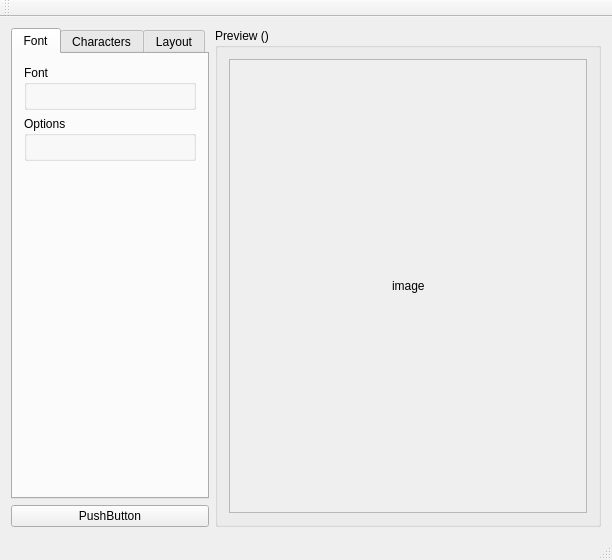
<?xml version="1.0" encoding="UTF-8"?>
<!--
/**
 * Copyright (c) 2010-2010 Andrey AndryBlack Kunitsyn
 * email:support.andryblack@gmail.com
 *
 * Report bugs and download new versions at http://code.google.com/p/fontbuilder
 *
 * This software is distributed under the MIT License.
 *
 * Permission is hereby granted, free of charge, to any person
 * obtaining a copy of this software and associated documentation
 * files (the "Software"), to deal in the Software without
 * restriction, including without limitation the rights to use,
 * copy, modify, merge, publish, distribute, sublicense, and/or sell
 * copies of the Software, and to permit persons to whom the
 * Software is furnished to do so, subject to the following
 * conditions:
 *
 * The above copyright notice and this permission notice shall be
 * included in all copies or substantial portions of the Software.
 *
 * THE SOFTWARE IS PROVIDED "AS IS", WITHOUT WARRANTY OF ANY KIND,
 * EXPRESS OR IMPLIED, INCLUDING BUT NOT LIMITED TO THE WARRANTIES
 * OF MERCHANTABILITY, FITNESS FOR A PARTICULAR PURPOSE AND
 * NONINFRINGEMENT. IN NO EVENT SHALL THE AUTHORS OR COPYRIGHT
 * HOLDERS BE LIABLE FOR ANY CLAIM, DAMAGES OR OTHER LIABILITY,
 * WHETHER IN AN ACTION OF CONTRACT, TORT OR OTHERWISE, ARISING
 * FROM, OUT OF OR IN CONNECTION WITH THE SOFTWARE OR THE USE OR
 * OTHER DEALINGS IN THE SOFTWARE.
 */

-->
<ui version="4.0">
 <class>FontBuilder</class>
 <widget class="QMainWindow" name="FontBuilder">
  <property name="geometry">
   <rect>
    <x>0</x>
    <y>0</y>
    <width>612</width>
    <height>560</height>
   </rect>
  </property>
  <property name="windowTitle">
   <string>FontBuilder</string>
  </property>
  <widget class="QWidget" name="centralWidget">
   <layout class="QHBoxLayout" name="horizontalLayout" stretch="0,5">
    <item>
     <layout class="QVBoxLayout" name="verticalLayout">
      <item>
       <widget class="QTabWidget" name="tabWidget">
        <property name="currentIndex">
         <number>0</number>
        </property>
        <widget class="QWidget" name="tab">
         <attribute name="title">
          <string>Font</string>
         </attribute>
         <layout class="QVBoxLayout" name="verticalLayout_2">
          <item>
           <widget class="QGroupBox" name="groupBox_3">
            <property name="sizePolicy">
             <sizepolicy hsizetype="Preferred" vsizetype="Minimum">
              <horstretch>0</horstretch>
              <verstretch>0</verstretch>
             </sizepolicy>
            </property>
            <property name="title">
             <string>Font</string>
            </property>
            <layout class="QHBoxLayout" name="horizontalLayout_2">
             <item>
              <widget class="FontSelectFrame" name="frameFontSelect">
               <property name="sizePolicy">
                <sizepolicy hsizetype="Preferred" vsizetype="Minimum">
                 <horstretch>0</horstretch>
                 <verstretch>0</verstretch>
                </sizepolicy>
               </property>
               <property name="frameShape">
                <enum>QFrame::StyledPanel</enum>
               </property>
               <property name="frameShadow">
                <enum>QFrame::Raised</enum>
               </property>
              </widget>
             </item>
            </layout>
           </widget>
          </item>
          <item>
           <widget class="QGroupBox" name="groupBox">
            <property name="title">
             <string>Options</string>
            </property>
            <layout class="QVBoxLayout" name="verticalLayout_3">
             <item>
              <widget class="FontOptionsFrame" name="frameFontOptions">
               <property name="frameShape">
                <enum>QFrame::StyledPanel</enum>
               </property>
               <property name="frameShadow">
                <enum>QFrame::Raised</enum>
               </property>
              </widget>
             </item>
            </layout>
           </widget>
          </item>
          <item>
           <spacer name="verticalSpacer">
            <property name="orientation">
             <enum>Qt::Vertical</enum>
            </property>
            <property name="sizeHint" stdset="0">
             <size>
              <width>20</width>
              <height>40</height>
             </size>
            </property>
           </spacer>
          </item>
         </layout>
        </widget>
        <widget class="QWidget" name="tab_2">
         <attribute name="title">
          <string>Characters</string>
         </attribute>
         <layout class="QVBoxLayout" name="verticalLayout_4">
          <item>
           <widget class="CharactersFrame" name="frameCharacters">
            <property name="frameShape">
             <enum>QFrame::StyledPanel</enum>
            </property>
            <property name="frameShadow">
             <enum>QFrame::Raised</enum>
            </property>
           </widget>
          </item>
         </layout>
        </widget>
        <widget class="QWidget" name="tab_Layout">
         <attribute name="title">
          <string>Layout</string>
         </attribute>
         <layout class="QVBoxLayout" name="verticalLayout_5">
          <item>
           <widget class="QLabel" name="label">
            <property name="text">
             <string>Layout engine</string>
            </property>
           </widget>
          </item>
          <item>
           <widget class="QComboBox" name="comboBoxLayouter"/>
          </item>
          <item>
           <widget class="LayoutConfigFrame" name="frameLayoutConfig">
            <property name="frameShape">
             <enum>QFrame::StyledPanel</enum>
            </property>
            <property name="frameShadow">
             <enum>QFrame::Raised</enum>
            </property>
           </widget>
          </item>
          <item>
           <spacer name="verticalSpacer_2">
            <property name="orientation">
             <enum>Qt::Vertical</enum>
            </property>
            <property name="sizeHint" stdset="0">
             <size>
              <width>20</width>
              <height>40</height>
             </size>
            </property>
           </spacer>
          </item>
         </layout>
        </widget>
       </widget>
      </item>
      <item>
       <widget class="QPushButton" name="pushButton">
        <property name="text">
         <string>PushButton</string>
        </property>
        <property name="flat">
         <bool>false</bool>
        </property>
       </widget>
      </item>
     </layout>
    </item>
    <item>
     <widget class="QGroupBox" name="groupBoxPreview">
      <property name="title">
       <string>Preview ()</string>
      </property>
      <layout class="QVBoxLayout" name="verticalLayout_6">
       <item>
        <widget class="QScrollArea" name="scrollArea">
         <property name="widgetResizable">
          <bool>true</bool>
         </property>
         <widget class="QWidget" name="scrollAreaWidgetContents">
          <property name="geometry">
           <rect>
            <x>0</x>
            <y>0</y>
            <width>356</width>
            <height>423</height>
           </rect>
          </property>
          <layout class="QGridLayout" name="gridLayout">
           <item row="1" column="1">
            <widget class="QLabel" name="label_Image">
             <property name="autoFillBackground">
              <bool>true</bool>
             </property>
             <property name="frameShape">
              <enum>QFrame::NoFrame</enum>
             </property>
             <property name="lineWidth">
              <number>2</number>
             </property>
             <property name="text">
              <string>image</string>
             </property>
            </widget>
           </item>
           <item row="2" column="1">
            <spacer name="verticalSpacer_3">
             <property name="orientation">
              <enum>Qt::Vertical</enum>
             </property>
             <property name="sizeHint" stdset="0">
              <size>
               <width>20</width>
               <height>40</height>
              </size>
             </property>
            </spacer>
           </item>
           <item row="1" column="2">
            <spacer name="horizontalSpacer">
             <property name="orientation">
              <enum>Qt::Horizontal</enum>
             </property>
             <property name="sizeHint" stdset="0">
              <size>
               <width>40</width>
               <height>20</height>
              </size>
             </property>
            </spacer>
           </item>
           <item row="0" column="2">
            <spacer name="verticalSpacer_4">
             <property name="orientation">
              <enum>Qt::Vertical</enum>
             </property>
             <property name="sizeHint" stdset="0">
              <size>
               <width>20</width>
               <height>40</height>
              </size>
             </property>
            </spacer>
           </item>
           <item row="1" column="0">
            <spacer name="horizontalSpacer_2">
             <property name="orientation">
              <enum>Qt::Horizontal</enum>
             </property>
             <property name="sizeHint" stdset="0">
              <size>
               <width>40</width>
               <height>20</height>
              </size>
             </property>
            </spacer>
           </item>
          </layout>
         </widget>
        </widget>
       </item>
      </layout>
     </widget>
    </item>
   </layout>
  </widget>
  <widget class="QMenuBar" name="menuBar">
   <property name="geometry">
    <rect>
     <x>0</x>
     <y>0</y>
     <width>612</width>
     <height>31</height>
    </rect>
   </property>
  </widget>
  <widget class="QToolBar" name="mainToolBar">
   <attribute name="toolBarArea">
    <enum>TopToolBarArea</enum>
   </attribute>
   <attribute name="toolBarBreak">
    <bool>false</bool>
   </attribute>
  </widget>
  <widget class="QStatusBar" name="statusBar"/>
 </widget>
 <layoutdefault spacing="6" margin="11"/>
 <customwidgets>
  <customwidget>
   <class>FontSelectFrame</class>
   <extends>QFrame</extends>
   <header>fontselectframe.h</header>
   <container>1</container>
  </customwidget>
  <customwidget>
   <class>FontOptionsFrame</class>
   <extends>QFrame</extends>
   <header>fontoptionsframe.h</header>
   <container>1</container>
  </customwidget>
  <customwidget>
   <class>CharactersFrame</class>
   <extends>QFrame</extends>
   <header>charactersframe.h</header>
   <container>1</container>
  </customwidget>
  <customwidget>
   <class>LayoutConfigFrame</class>
   <extends>QFrame</extends>
   <header>layoutconfigframe.h</header>
   <container>1</container>
  </customwidget>
 </customwidgets>
 <resources/>
 <connections/>
 <slots>
  <slot>fontParametersChanged()</slot>
  <slot>requestFontsDirChange()</slot>
 </slots>
</ui>
